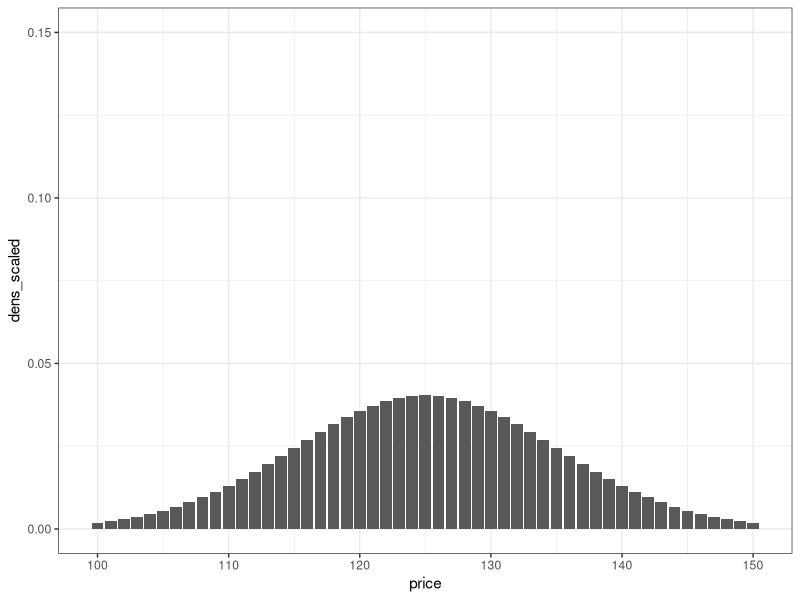
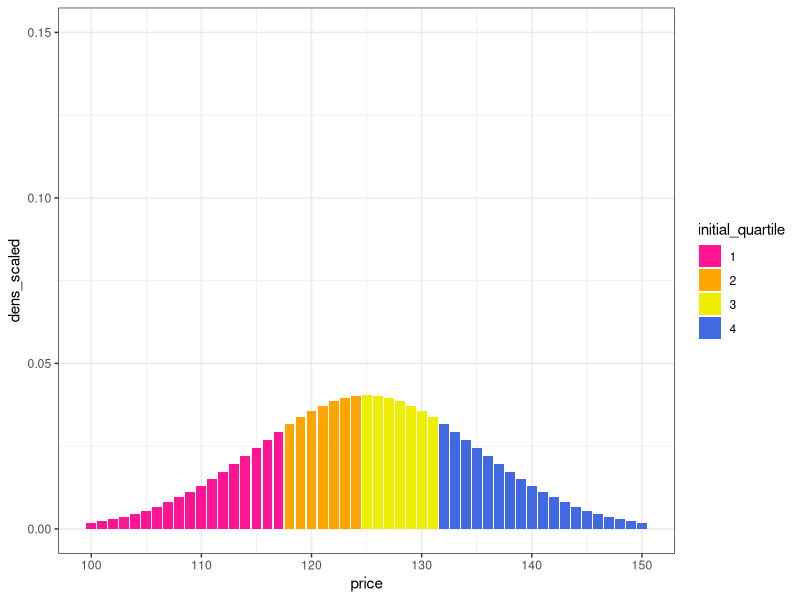
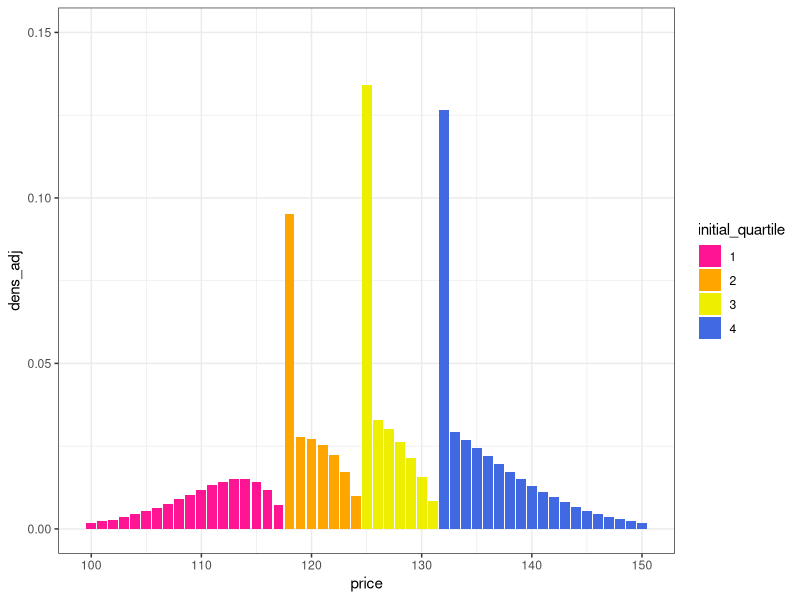
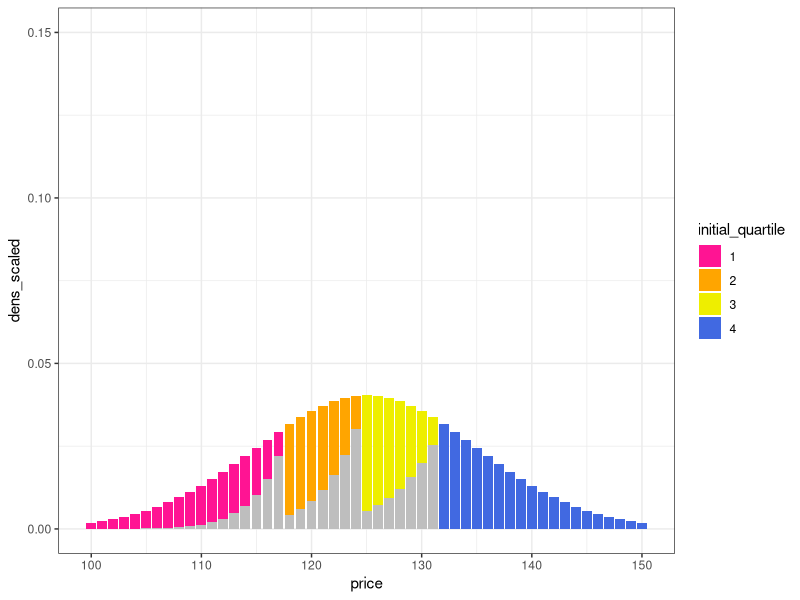

Recreate these plots in R, in order.
## ---- chunk 1
knitr::opts_chunk$set(echo = FALSE, message = FALSE, warning = FALSE)
## ---- chunk 2
library(tidyverse)

theme_set(theme_bw())
## ---- chunk 3
data_distribution <- tibble(price = 100:150,
       dens = dnorm(price, mean = 125, sd = 10)) %>% 
  mutate(dens_scaled = dens / sum(dens))

data_distribution %>% 
  ggplot(aes(x = price, y = dens_scaled))+
  geom_col()+
  ylim(c(0, 0.15))
## ---- chunk 4
data_distribution %>% 
  mutate(cum_dens = cumsum(dens_scaled),
         quartile = (cum_dens) %/% 0.2500001 + 1,
         quartile = as.factor(quartile)) %>% 
  rename(initial_quartile = quartile) %>% 
  ggplot(aes(x = price, y = dens_scaled, fill = initial_quartile))+
  geom_col()+
  scale_fill_discrete(type = c("deeppink", "orange", "yellow2", "royalblue"))+
  ylim(c(0, 0.15))
## ---- chunk 5
data_distribution <- data_distribution %>% 
  mutate(cum_dens = cumsum(dens_scaled),
         incentive = ((cum_dens) %/% 0.2500001) * 5,
         incentive_delta = ifelse(incentive == 15, 0, 5)) # hard coded
## ---- chunk 6
# very inefficient approach computationally
get_row_bump <- function(price_current){
  current_incentive <- data_distribution %>% 
    filter(price == {{price_current}}) %>% 
    pull(incentive)

  output <- data_distribution %>% 
    filter(price > {{price_current}}, incentive > current_incentive) %>% 
    head(1) %>% 
    pull(price)
  
  if(length(output) == 0) output <- NA
  
  output
}

proportion_raised <- function(density, incentive_delta, distance){
  decay <- 0.75^(distance - 1)
  incentive <- incentive_delta * 0.15
  # incentive <- ifelse(incentive > 1, 1, incentive)
  
  density * decay * incentive
}
## ---- chunk 7
data_distribution %>% 
  mutate(quartile = (cum_dens) %/% 0.2500001 + 1,
         quartile = as.factor(quartile)) %>% 
  mutate(price_next = map_int(price, get_row_bump),
         price_dist = price_next - price) %>% 
  mutate(density_convert = proportion_raised(dens_scaled, incentive_delta, price_dist)) %>% 
  select(-dens) %>% 
  # add converted density to nearest point
  group_by(incentive) %>% 
  mutate(dens_convert_total = sum(density_convert),
         price_switch = price == min(price)) %>% 
  ungroup() %>% 
  mutate(dens_convert_total = lag(dens_convert_total),
         dens_convert_total = ifelse(price_switch, dens_convert_total, 0)) %>%
  # na's to 0's
  mutate(across(c(density_convert, dens_convert_total), ~ifelse(is.na(.x), 0, .x))) %>% 
  # adjust percentages
  mutate(dens_adj = dens_scaled - density_convert + dens_convert_total) %>%
  rename(initial_quartile = quartile) %>% 
  # graph
  ggplot(aes(x = price))+
  geom_col(aes(y = dens_adj, fill = initial_quartile))+
  scale_fill_discrete(type = c("deeppink", "orange", "yellow2", "royalblue"))+
  ylim(c(0, 0.15))
## ---- chunk 8
data_distribution %>% 
  mutate(quartile = (cum_dens) %/% 0.2500001 + 1,
         quartile = as.factor(quartile)) %>% 
  mutate(price_next = map_int(price, get_row_bump),
         price_dist = price_next - price) %>% 
  mutate(density_convert = proportion_raised(dens_scaled, incentive_delta, price_dist)) %>% 
  select(-dens) %>% 
  rename(initial_quartile = quartile) %>% 
  ggplot(aes(x = price))+
  geom_col(aes(y = dens_scaled, fill = initial_quartile))+
  geom_col(aes(y = density_convert), fill = "gray")+
  scale_fill_discrete(type = c("deeppink", "orange", "yellow2", "royalblue"))+
  ylim(c(0, 0.15))
## ---- chunk 9
data_distribution %>% 
  mutate(quartile = (cum_dens) %/% 0.2500001 + 1,
         quartile = as.factor(quartile)) %>% 
  mutate(price_next = map_int(price, get_row_bump),
         price_dist = price_next - price) %>% 
  mutate(density_convert = proportion_raised(dens_scaled, incentive_delta, price_dist)) %>% 
  select(-dens) %>% 
  mutate(incentive = case_when(incentive == 0 ~ "pink to orange",
                               incentive == 5 ~ "orange to yellow",
                               incentive == 10 ~ "yellow to blue",
                               TRUE ~ "stayed blue") %>% fct_inorder()) %>% 
  group_by(incentive) %>% 
  summarise(density_converted = sum(density_convert) %>% round(3)) %>% 
  knitr::kable()
